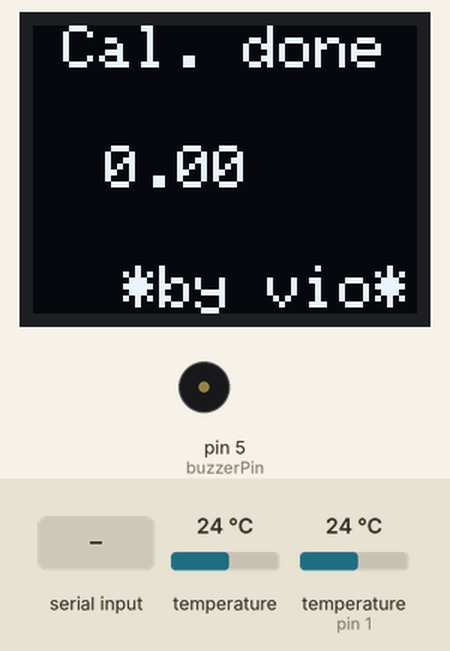
This sketch was run on a simulated Arduino Uno, built with avr-gcc and run on an emulated ATmega328P. On the bench: 64×48 one-colour display, buzzer (waves = sounding, pin HIGH). The inputs (shaded band) are chosen by the test bench; at power-on: temperature 24 °C, temperature (sensor on pin 1) 24 °C. The board resets itself during the run and starts again; EEPROM starts erased; what the sketch prints to the serial monitor is not drawn.

Above: at 0.3 s.
6.7 s: "b\n" received over Serial
At 7.8 s:
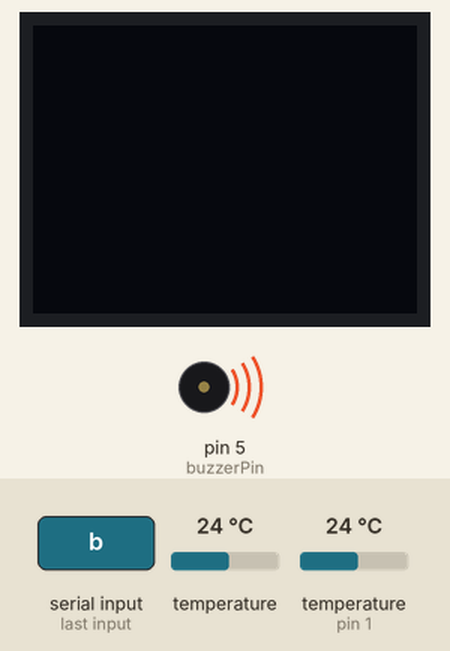
At 15.0 s:
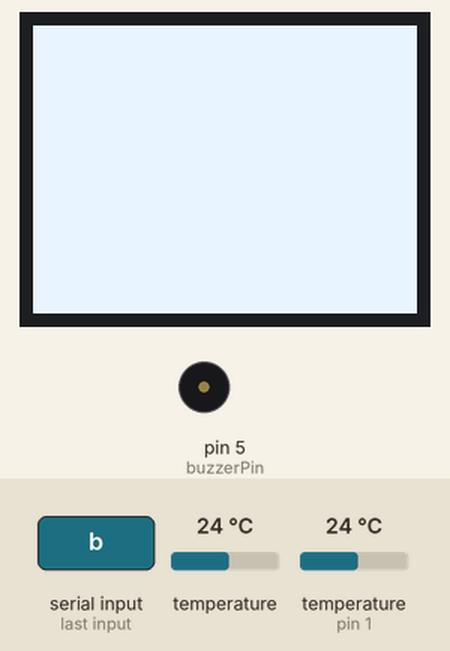
Timing chart, 0 to 15.5 s (numbered marks = the images above; inputs shaded):
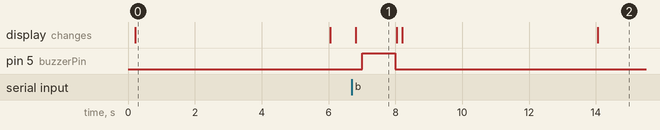

Measured:
- after the input at 6.7 s, pin 5 (buzzerPin): LOW → HIGH after 0.30 s, → LOW 1.0 s later; the display: changes after 0.12 s (image 1)
- what the display in image 0 shows lasts 5.9 s, from 0.2 s to 6.1 s
- what the display in image 1 shows lasts 1.2 s, from 6.8 s to 8.0 s

The sketch:

WaterCooling_IR.ino
```cpp
#include <MicroView.h>
#include <TimeAlarms.h>
#include <Adafruit_AMG88xx.h>
#include <avr/wdt.h>
#include <EEPROM.h>

#define buzzerPin 5
#define AMG_ROWS 8
#define AMG_COLS 8


Adafruit_AMG88xx amg;
AlarmId buzzer_AlarmId;

struct mySettings_struct {
  bool e_initialized;
  bool debug;
  bool buzzer_on;
  bool invert_res;
  uint8_t max_error;
};

mySettings_struct mySettings = {
  true, //EEPROM initialized
  true, //debug
  false, // buzzer on
  true, //invert result
  20, // max error percent
};

float amg_pixels[AMG_COLS * AMG_ROWS];
float amg_cal_value = 0;
float amg_avg_value = 0;
float temp_diff = 0;
uint16_t displayPixelWidth, displayPixelHeight;
bool serial_available = false;
String serialInputString = "";
bool serialComplete = false;
bool calibration_in_progress = false;
float ambient_temp = 30;

void myPrint(String text, bool new_line = true, bool force = false) {
  if (mySettings.debug && serial_available && !force ) {
    if (new_line) {
      Serial.println(text);
    }
    else {
      Serial.print(text);
    }
  }
  if (force && serial_available) {
    if (new_line) {
      Serial.println(text);
    }
    else {
      Serial.print(text);
    }
  }
}

void write_Settings(mySettings_struct mySettings_var) {
  EEPROM.put(0, mySettings_var);
  EEPROM.get(0, mySettings);
  myPrint("mySettings: e_initialized:" + String(mySettings.e_initialized) + "/debug:" + String(mySettings.debug) + \
          "/buzzer_on:" + String(mySettings.buzzer_on) + "/invert_res:" + String(mySettings.invert_res) + \
          "/max_error:" + String(mySettings.max_error));
}


void substract_ambient(float *pixels) {
  ambient_temp = amg.readThermistor();
  for (uint8_t i = 0; i < AMG88xx_PIXEL_ARRAY_SIZE; i++) {
    pixels[i] = pixels[i] - ambient_temp;
  }
}

float temp_diff_fn (float vsensorAverage, float vsensorCalAverage) {
  float result = 0;
  if (mySettings.invert_res) {
    result = float(vsensorAverage) - float(vsensorCalAverage);
  }
  else {
    result = float(vsensorCalAverage) - float(vsensorAverage);
  }
  return result;
}

void check_error(float vtemp_diff) {
  if (vtemp_diff <- mySettings.max_error) {
    // ((abs(vtemp_diff) > 100 + mySettings.max_error) ||
    Alarm.enable(buzzer_AlarmId);
  }
  else {
    Alarm.disable(buzzer_AlarmId);
  }
}
float average(float *pixels, int count_pixels) {
  float result = 0;
  for (uint8_t i = 0; i < count_pixels; i++) {
    result += pixels[i];
  }
  result /= count_pixels;
  return result;
}

float calibrate_fn(uint8_t no_calibrations = 10) {
  float result = 0;
  calibration_in_progress = true;
  for (uint8_t i = 0; i < no_calibrations; i++) {
    amg.readPixels(amg_pixels);
    substract_ambient(amg_pixels);
    result += average(amg_pixels, AMG88xx_PIXEL_ARRAY_SIZE);
    Alarm.delay(10);
  }
  result /= no_calibrations;
  calibration_in_progress = false;
  return result;
}

void reboot() {
  wdt_disable();
  wdt_enable(WDTO_15MS);
  while (1) {}
}

void buzzer_Alarm_fn() {
  digitalWrite(buzzerPin, HIGH);
  Alarm.delay(500);
  digitalWrite(buzzerPin, LOW);
}

void myTimer() {
  if (!calibration_in_progress) {
    amg.readPixels(amg_pixels);
    substract_ambient(amg_pixels);
    amg_avg_value = average(amg_pixels, AMG88xx_PIXEL_ARRAY_SIZE);
    temp_diff = temp_diff_fn(amg_avg_value, amg_cal_value);

    if (mySettings.buzzer_on) {
      check_error(temp_diff);
    }

    myPrint("sensorAverage: " + String(amg_avg_value) + "/" + String(amg_cal_value) + "/" + String(temp_diff) + " - ambient: " + String(ambient_temp));

    uView.clear(PAGE);
    for (int i = 0; i < AMG88xx_PIXEL_ARRAY_SIZE; i++) {
      uint8_t colorIndex = 0;
      if (amg_pixels[i] >= amg_cal_value) {
        colorIndex = 1;
      }
      uView.rectFill(displayPixelWidth * (i % 8), displayPixelHeight * floor(i / 8),
                     displayPixelWidth, displayPixelHeight, colorIndex, NORM);
    }
    uView.display();
    if ( serialComplete ) {
      myPrint(String(temp_diff), true, true);
      serialComplete = false;
      serialInputString = "";
    }
  }

  wdt_reset();
}

void serialEvent() {
  if (serial_available) {
    while (Serial.available()) {
      char inChar = (char)Serial.read();
      serialInputString += inChar;
      if (inChar == '\n') {
        serialComplete = true;
      }
    }
  }
}

void setup() {
  Serial.begin(115200, SERIAL_8N1);
  if (Serial) {
    serial_available = true;
  }
  if (!amg.begin()) {
    Serial.println("Could not find a valid AMG88xx sensor, check wiring!");
    while (1) {
      delay(1);
    }
  }

  EEPROM.get(0, mySettings);
  if (String(mySettings.e_initialized) == "255") {
    myPrint("EEPROM not initialized. Writing delault values");
    mySettings = {
      true, //EEPROM initialized
      true, //debug
      false, // buzzer on
      true, //invert result
      15, // max error percent
    };
    write_Settings(mySettings);
  }

  myPrint("Started");

  if (mySettings.buzzer_on) {
    pinMode(buzzerPin, OUTPUT);
    buzzer_AlarmId = Alarm.timerRepeat(1, buzzer_Alarm_fn);
    Alarm.delay(500);
    Alarm.disable(buzzer_AlarmId);
    buzzer_Alarm_fn();
  }

  displayPixelWidth =  uView.getLCDWidth() / 8;
  displayPixelHeight = uView.getLCDHeight() / 8;
  uView.begin();
  uView.clear(ALL);
  uView.clear(PAGE);
  uView.setCursor(20, 20);
  uView.print("Init...");
  uView.display();

  amg_cal_value = calibrate_fn(10);

  uView.clear(PAGE);
  uView.setCursor(5, 0);
  uView.print("Cal. done");
  uView.setCursor(12, 20);
  uView.print(String(amg_cal_value));
  uView.setCursor(15, 40);
  uView.print("*by vio*");
  uView.display();
  Alarm.delay(5000);
  uView.clear(PAGE);

  wdt_disable();
  Alarm.timerRepeat(1, myTimer);
  wdt_reset();
  wdt_enable(WDTO_8S);
}

void loop() {

  if (Serial) {
    serial_available = true;
  }
  else {
    serial_available = false;
  }
  if (serialComplete && serialInputString[0] == 'r') { //read
    myPrint("read");
    myTimer();
  }
  else if (serialComplete && serialInputString[0] == 'p') { //print
    myTimer();
    myPrint("sensorAverage: " + String(amg_avg_value) + "/" + String(amg_cal_value) + " - wl: " + String(temp_diff) + " - ambient: " + String(ambient_temp), true, true);
  }
  else if (serialComplete && serialInputString[0] == 's') { //reboot
    reboot();
  }
  else if (serialComplete && serialInputString[0] == 'c') { //calibrare
    amg_cal_value = calibrate_fn(10);
    myPrint("Calibration: " + String(amg_cal_value), true, true);
    myTimer();
  }
  else if (serialComplete && serialInputString[0] == 'i') { //invert
    mySettings.invert_res = !mySettings.invert_res;
    write_Settings(mySettings);
    myTimer();
  }
  else if (serialComplete && serialInputString[0] == 'b') { //buzzer
    mySettings.buzzer_on = !mySettings.buzzer_on;
    if (mySettings.buzzer_on) {
      Alarm.enable(buzzer_AlarmId);
    }
    else {
      Alarm.disable(buzzer_AlarmId);
    }
    write_Settings(mySettings);
    myTimer();
    reboot();
  }
  else if (serialComplete && serialInputString[0] == 'd') { //debug
    mySettings.debug = !mySettings.debug;
    write_Settings(mySettings);
    myTimer();
  }
  else if (serialComplete && serialInputString[0] == 'e') { //error
    String serialInputString1 = serialInputString;
    serialInputString1.replace("e", "");
    mySettings.max_error = serialInputString1.toInt();
    write_Settings(mySettings);
    myTimer();
  }
  else if (serialComplete && serialInputString[0] == 'q') { //query
    myPrint("r: read / c: calibrate / i: invert / b: buzzer / d: debug / e: error / s: reboot / p: print", true, true);
    myPrint("mySettings: e_initialized:" + String(mySettings.e_initialized) + "/debug:" + String(mySettings.debug) + \
            "/buzzer_on:" + String(mySettings.buzzer_on) + "/invert_res:" + String(mySettings.invert_res) + \
            "/max_error:" + String(mySettings.max_error), true, true);
    myTimer();
  }

  Alarm.delay(100);
}
```
